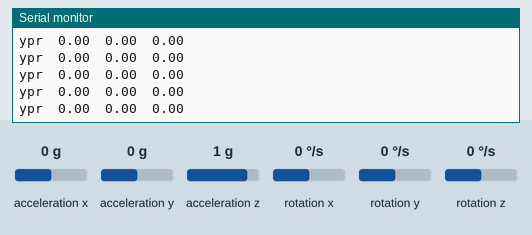
Bench run of a sketch on a simulated ESP32. Parts: the last lines printed to the serial monitor. Inputs (shaded band) come from the test bench; at power-on: acceleration x 0 g, acceleration y 0 g, acceleration z 1 g, rotation z 0 °/s, rotation x 0 °/s, rotation y 0 °/s. WiFi joins after 1.5 s; servers stay silent unless stated.

Above: at 3.7 s.
3.8 s: acceleration x set to -1.4 g
At 3.85 s:
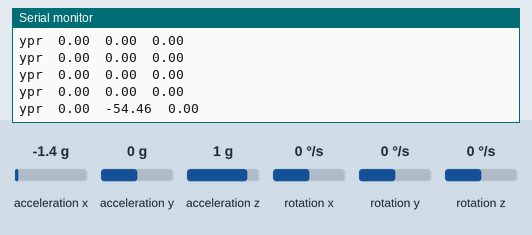
5.3 s: acceleration y set to -1.4 g
At 5.33 s:
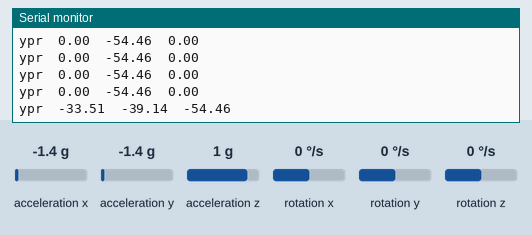
6.8 s: acceleration z set to -1.4 g
At 6.81 s:
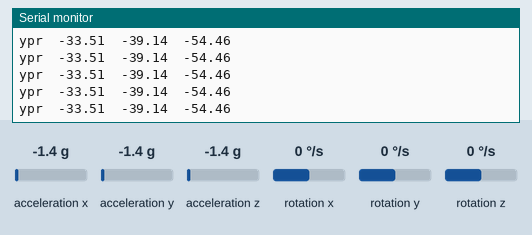
8.3 s: rotation z set to -192 °/s
At 8.33 s:
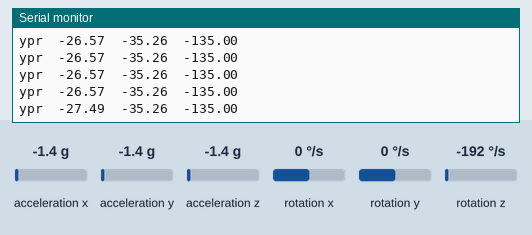
Timing chart, 0 to 10.8 s (numbered marks = the images above; inputs shaded):
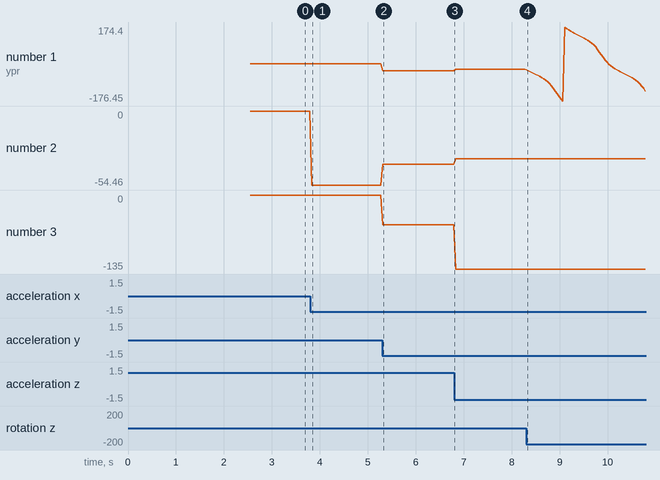

The sketch:

ESP32_MPU6050_Quaternion.ino
```cpp
#include "I2Cdev.h"
#include "MPU6050_6Axis_MotionApps20.h"
#include <Ticker.h>

#if I2CDEV_IMPLEMENTATION == I2CDEV_ARDUINO_WIRE
    #include "Wire.h"
#endif

#include <WiFi.h>
#include <AsyncTCP.h>
#include <ESPAsyncWebServer.h>

#include <Arduino_JSON.h>
#include "webpage.h"

MPU6050 mpu;
Ticker IMUTicker;
#define SERIALDEBUG

const char *ssid = "SSID";
const char *password = "PASSWORD";

// Create AsyncWebServer object on port 80
AsyncWebServer server(80);

// Create an Event Source on /events
AsyncEventSource events("/events");

// Json Variable to Hold Sensor Readings
JSONVar readings;

// Timer variables
unsigned long IMU_time_interval = 40;

#include "IMU_Controller.h"
#include "WiFi_Controller.h"


// ================================================================
// ===                      INITIAL SETUP                       ===
// ================================================================
void imu_loop() {
    if (devStatus == 0 ){

      events.send(getGyroReadings().c_str(), "gyro_readings", millis());
      #ifdef SERIALDEBUG
        serialReadings();
      #endif
    }

}

void setup() {

    // join I2C bus (I2Cdev library doesn't do this automatically)
    #if I2CDEV_IMPLEMENTATION == I2CDEV_ARDUINO_WIRE
        Wire.begin();
        Wire.setClock(400000); // 400kHz I2C clock. Comment this line if having compilation difficulties
    #elif I2CDEV_IMPLEMENTATION == I2CDEV_BUILTIN_FASTWIRE
        Fastwire::setup(400, true);
    #endif

    Serial.begin(115200);
    while (!Serial);

    initWiFi();
    initWebServer();
    initIMU();
    IMUTicker.attach_ms( IMU_time_interval, imu_loop );
}

// ================================================================
// ===                    MAIN PROGRAM LOOP                     ===
// ================================================================
void loop() {
  updateIMU();
}
```

IMU_Controller.h
```cpp
// MPU control/status vars
bool dmpReady = false;  // set true if DMP init was successful

uint8_t devStatus;      // return status after each device operation (0 = success, !0 = error)
uint16_t packetSize;    // expected DMP packet size (default is 42 bytes)
uint16_t fifoCount;     // count of all bytes currently in FIFO
uint8_t fifoBuffer[64]; // FIFO storage buffer

// orientation/motion vars
Quaternion q;           // [w, x, y, z]         quaternion container
VectorInt16 aa;         // [x, y, z]            accel sensor measurements
VectorInt16 aaReal;     // [x, y, z]            gravity-free accel sensor measurements
VectorInt16 aaWorld;    // [x, y, z]            world-frame accel sensor measurements
VectorFloat gravity;    // [x, y, z]            gravity vector
float euler[3];         // [psi, theta, phi]    Euler angle container
float ypr[3];           // [yaw, pitch, roll]   yaw/pitch/roll container and gravity vector
 int countRestart =0;
 int IMUcount = 4;
// ================================================================
// ===               INTERRUPT DETECTION ROUTINE                ===
// ================================================================

bool IMUrestart(){
  countRestart++;
  if( countRestart <= IMUcount ){
    return true;
  }else{
    Serial.println("NO WAY");
    return false;
  }
}

void initIMU(){
  // initialize device
    Serial.println(F("Initializing I2C devices..."));
    mpu.initialize();

    // verify connection
    Serial.println(F("Testing device connections..."));
    Serial.println(mpu.testConnection() ? F("MPU6050 connection successful") : F("MPU6050 connection failed"));

    // load and configure the DMP
    Serial.println(F("Initializing DMP..."));
    devStatus = mpu.dmpInitialize();

    // supply your own gyro offsets here, scaled for min sensitivity
    mpu.setXGyroOffset(220);
    mpu.setYGyroOffset(76);
    mpu.setZGyroOffset(-85);
    mpu.setZAccelOffset(1788); // 1688 factory default for my test chip

    // make sure it worked (returns 0 if so)
    if (devStatus == 0) {
        // Calibration Time: generate offsets and calibrate our MPU6050
        mpu.CalibrateAccel(6);
        mpu.CalibrateGyro(6);
        mpu.PrintActiveOffsets();
        // turn on the DMP, now that it's ready
        Serial.println(F("Enabling DMP..."));
        mpu.setDMPEnabled(true);
        dmpReady = true;

        // get expected DMP packet size for later comparison
        packetSize = mpu.dmpGetFIFOPacketSize();
    } else {
        // ERROR!
        // 1 = initial memory load failed
        // 2 = DMP configuration updates failed
        // (if it's going to break, usually the code will be 1)
        Serial.print(F("DMP Initialization failed (code "));
        Serial.print(devStatus);
        Serial.println(F(")"));
        if( IMUrestart() ) {
          initIMU();
        }else{
          ESP.restart();
        }
    }
}

void updateIMU(){
      // read a packet from FIFO
      if (mpu.dmpGetCurrentFIFOPacket(fifoBuffer)) { // Get the Latest packet
            // display Euler angles in degrees
            mpu.dmpGetQuaternion(&q, fifoBuffer);
            mpu.dmpGetGravity(&gravity, &q);
            mpu.dmpGetYawPitchRoll(ypr, &q, &gravity);
    }
}
```

WiFi_Controller.h
```cpp
void initWiFi() {
  WiFi.mode(WIFI_STA);
  WiFi.begin(ssid, password);
  Serial.println("");
  Serial.print("Connecting to WiFi...");
  while (WiFi.status() != WL_CONNECTED) {
    Serial.print(".");
    delay(1000);
  }
  Serial.println("");
  Serial.println(WiFi.localIP());
}

void initWebServer() {
  // Handle Web Server
  server.on("/", HTTP_GET, [](AsyncWebServerRequest * request) {
    request->send_P(200, "text/html", index_html);
  });

  /*server.on("/", HTTP_GET, [](AsyncWebServerRequest *request){
    request->send(SPIFFS, "/index.html", "text/html");
    });*/


  //server.serveStatic("/", SPIFFS, "/");

  server.on("/reset", HTTP_GET, [](AsyncWebServerRequest * request) {
    request->send(200, "text/plain", "OK");
  });

  server.on("/resetX", HTTP_GET, [](AsyncWebServerRequest * request) {
    request->send(200, "text/plain", "OK");
  });

  server.on("/resetY", HTTP_GET, [](AsyncWebServerRequest * request) {
    request->send(200, "text/plain", "OK");
  });

  server.on("/resetZ", HTTP_GET, [](AsyncWebServerRequest * request) {
    request->send(200, "text/plain", "OK");
  });

  // Handle Web Server Events
  events.onConnect([](AsyncEventSourceClient * client) {
    if (client->lastId()) {
      Serial.printf("Client reconnected! Last message ID that it got is: %u\n", client->lastId());
    }
    // send event with message "hello!", id current millis
    // and set reconnect delay to 1 second
    client->send("hello!", NULL, millis(), 10000);
  });
  server.addHandler(&events);

  server.begin();
}


String getGyroReadings() {

  readings["yaw"] = String( (float)( ypr[0] * 180) / M_PI );
  readings["roll"] = String( (float)( ypr[1] * 180) / M_PI );
  readings["pitch"] = String( (float)( ypr[2] * 180) / M_PI );

  readings["qw"] = String( q.w );
  readings["qx"] = String( q.x );
  readings["qy"] = String( q.y );
  readings["qz"] = String( q.z );

  String jsonString = JSON.stringify(readings);
  return jsonString;
}

void serialReadings() {
  Serial.print("ypr\t");
  Serial.print(ypr[0] * 180 / M_PI);
  Serial.print("\t");
  Serial.print(ypr[1] * 180 / M_PI);
  Serial.print("\t");
  Serial.print(ypr[2] * 180 / M_PI);
  Serial.println();
}
```

webpage.h
```cpp
#define STYLECSS ""
#define RPYJS ""
char index_html[] PROGMEM = "<!DOCTYPE HTML><html><head><title>ESP Web Server</title><link rel=\"icon\" href=\"data:,\"><link rel=\"stylesheet\" href=\"https://use.fontawesome.com/releases/v5.7.2/css/all.css\" integrity=\"sha384-fnmOCqbTlWIlj8LyTjo7mOUStjsKC4pOpQbqyi7RrhN7udi9RwhKkMHpvLbHG9Sr\" crossorigin=\"anonymous\"><link rel=\"stylesheet\" href=\"https://imuwebserver.s3.eu-west-3.amazonaws.com/IMU_TestServer.css\"><script src=\"https://cdn.jsdelivr.net/npm/three@0.119.1/build/three.js\"></script><script src=\"https://imuwebserver.s3.eu-west-3.amazonaws.com/OrbitControls.js\"></script></head><body> <div class=\"topnav\"><h1><i class=\"far fa-compass\"></i> MPU6050 <i class=\"far fa-compass\"></i></h1></div><div class=\"content\"><div class=\"cards\"><div class=\"card\"><p class=\"card-title\">Orientation Radians</p><p><span class=\"reading\">X: <span id=\"yaw\"></span> rad</span></p><p><span class=\"reading\">Y: <span id=\"roll\"></span> rad</span></p><p><span class=\"reading\">Z: <span id=\"pitch\"></span> rad</span></p></div><div class=\"card\"><p class=\"card-title\">Orientation Degree</p><p><span class=\"reading\">X: <span id=\"yawdeg\"></span> degrees</span></p><p><span class=\"reading\">Y: <span id=\"rolldeg\"></span> degrees</span></p><p><span class=\"reading\">Z: <span id=\"pitchdeg\"></span> degrees</span></p></div><div class=\"card\"><p class=\"card-title\">IMU</p><p class=\"card-title\">Inertial Test</p><p><span class=\"reading\"> Q.w: <span id=\"Qw\"></span> </span> </p><p><span class=\"reading\"> Q.x: <span id=\"Qx\"></span> </span> </p><p><span class=\"reading\"> Q.y: <span id=\"Qy\"></span> </span> </p><p><span class=\"reading\"> Q.z: <span id=\"Qz\"></span> </span> </p>  </div></div><div class=\"cube-content\"><div id=\"3Dcube\"></div></div></div><script src=\"https://imuwebserver.s3.eu-west-3.amazonaws.com/IMU_QuaternionBot.js\"></script>   </body></html>";
```

Measured:
- after the input at 3.8 s, the serial monitor: prints a new line at once (image 1)
- after the input at 5.3 s, the serial monitor: prints a new line at once (image 2)
- after the input at 8.3 s, the serial monitor: prints a new line at once (image 4)
- plotted number 1: 0 → -33.51 after the input at 5.3 s, -33.51 → -26.57 after the input at 6.8 s, -26.57 → -130.62 after the input at 8.3 s
- plotted number 2: 0 → -54.46 after the input at 3.8 s, -54.46 → -39.14 after the input at 5.3 s, -39.14 → -35.26 after the input at 6.8 s
- plotted number 3: -54.46 → -135 after the input at 6.8 s
